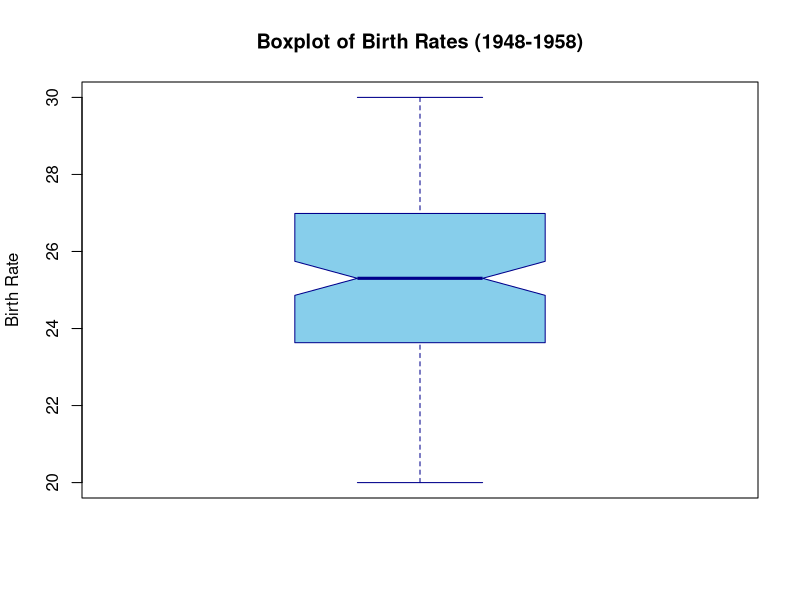
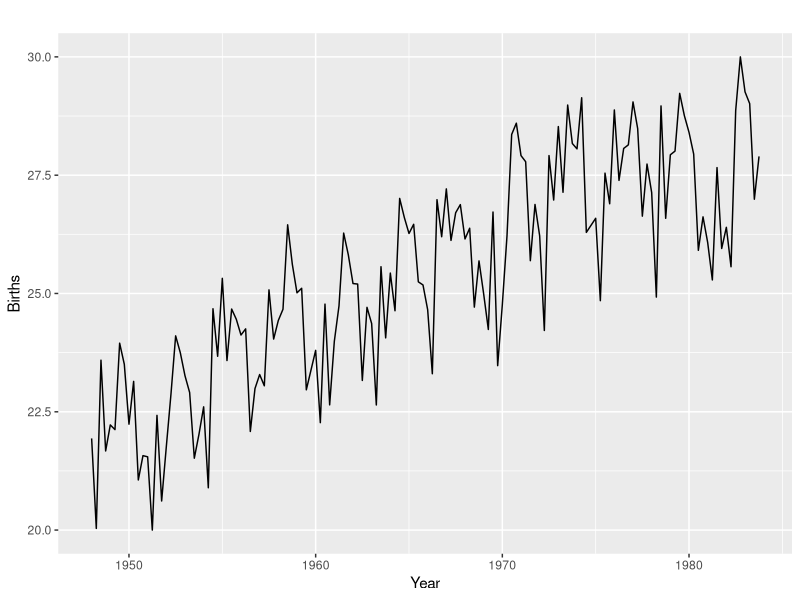
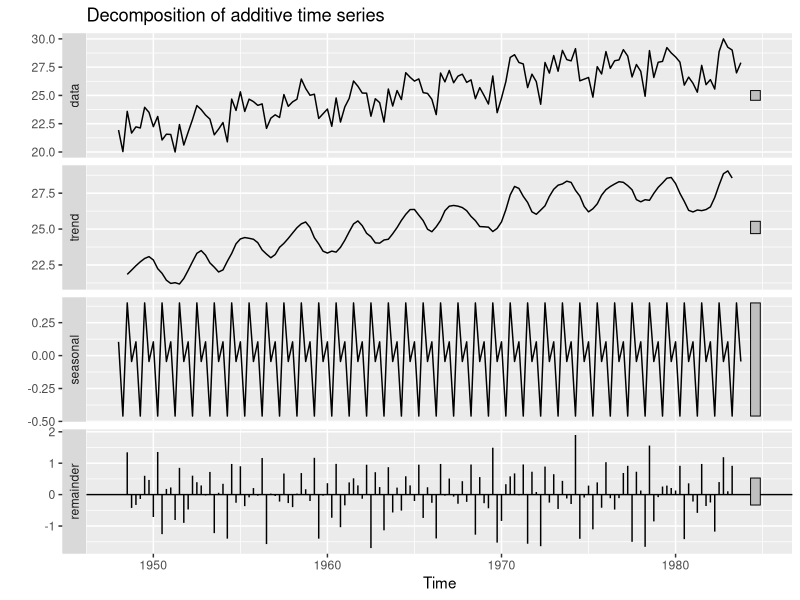
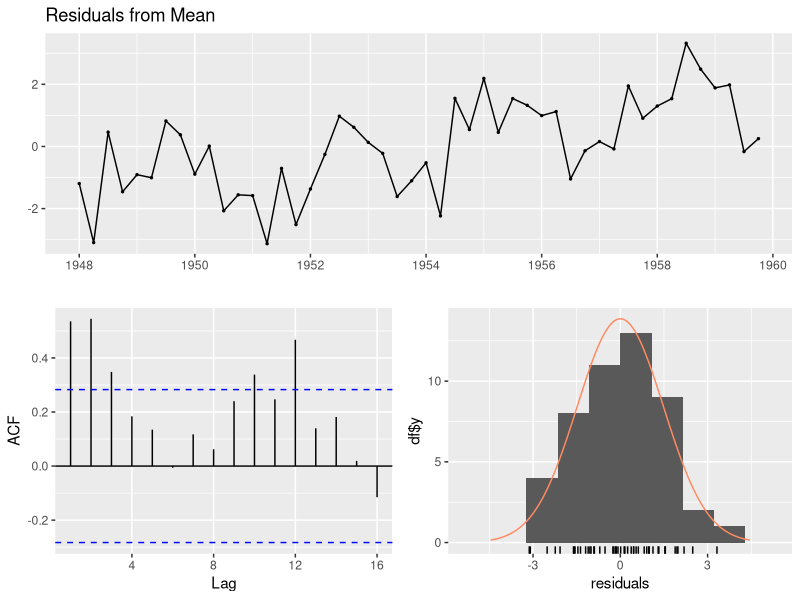
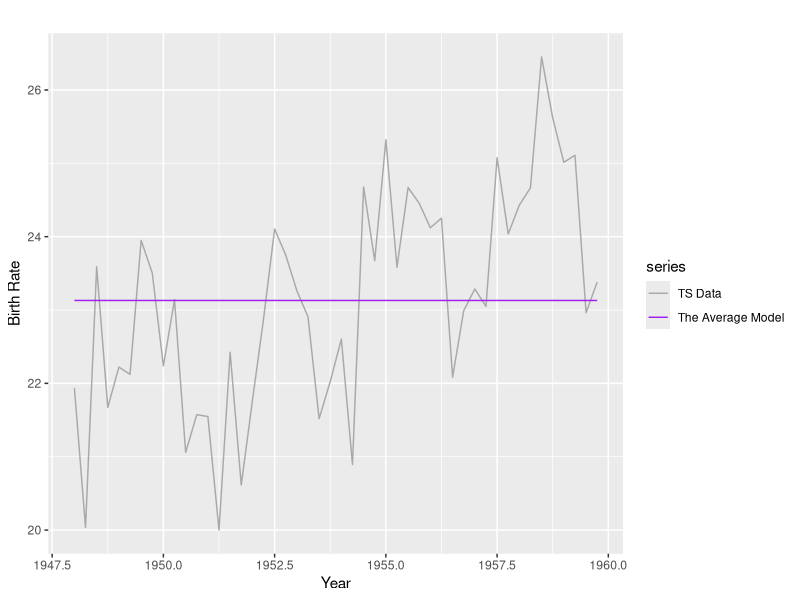
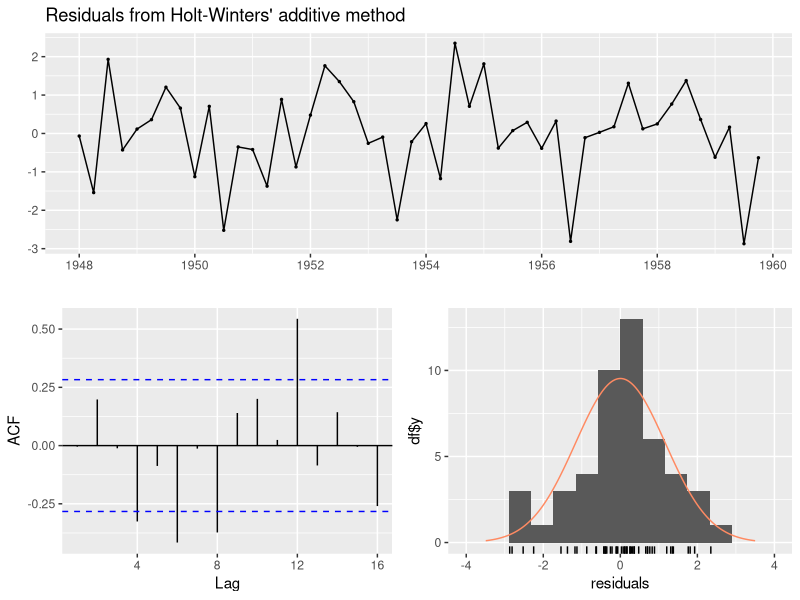
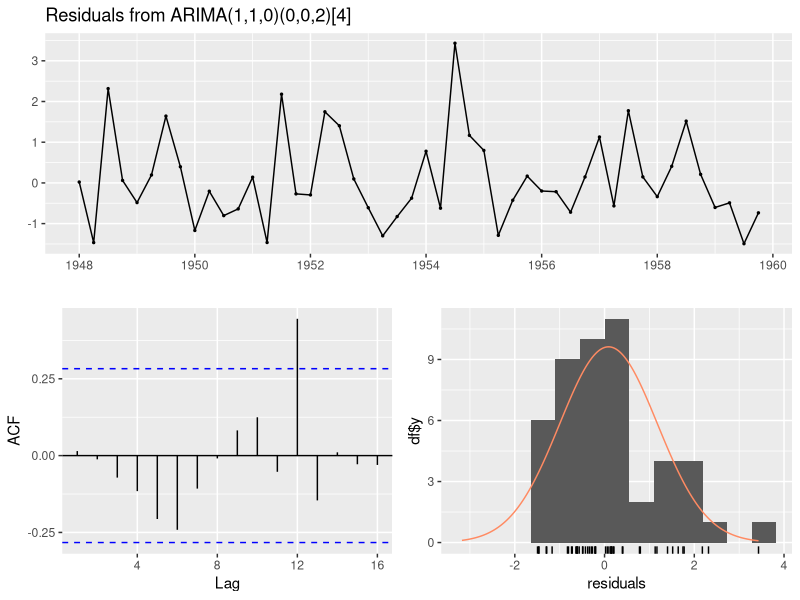
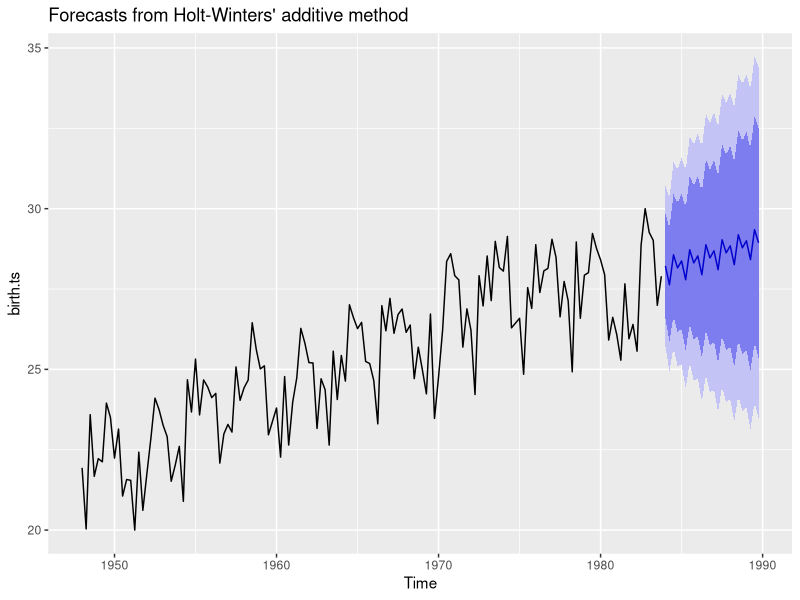

Write R code to recreate these figures, in order.
## ---- chunk 1
library(ggplot2)
library(knitr) # for rendering tables
library(zoo) # for na.approx
library(tseries) # for adf and kpss tests for stationary
library(forecast) # for models meanf, snaive, tslm, and more.
## ---- chunk 2
birth.df <- read.csv("nybirths.csv")
## ---- chunk 3
birth.df$birth_rate<-na.approx(birth.df$birth_rate)
## ---- chunk 4
boxplot(birth.df$birth_rate, 
        main = "Boxplot of Birth Rates (1948-1958)", 
        ylab = "Birth Rate", 
        col = "skyblue", 
        border = "darkblue", 
        notch = TRUE)

## ---- chunk 5
birth.ts <- ts(birth.df$birth_rate, frequency=4, start=c(1948,1))
## ---- chunk 6
autoplot(birth.ts) + ylab("Births") + xlab("Year")
## ---- chunk 7
birth.ts.comp <- decompose(birth.ts)
autoplot(birth.ts.comp)
## ---- chunk 8
adf.test(birth.ts)
kpss.test(birth.ts)
## ---- chunk 9
train.ts <- window(birth.ts, start=1948, end=c(1957,12))
test.ts <- window(birth.ts, start=1958)
## ---- chunk 10
avg.fit <- meanf(train.ts, 12)
## ---- chunk 11
checkresiduals(avg.fit)
## ---- chunk 12
train.comp <- decompose(train.ts)
birth.model.data <- cbind(train.comp$x, avg.fit$fitted)
autoplot(birth.model.data, facet = FALSE) +
  ylab("Birth Rate") + xlab("Year") +
  scale_color_manual(labels = c("TS Data", "The Average Model"),
                     values=c("darkgrey", "purple"))
## ---- chunk 13
avg.results <- accuracy(avg.fit, test.ts)
kable(avg.results[,2:3], caption='RMSE for the Average Model')
## ---- chunk 14
avg.fit.cv <- tsCV(birth.ts, forecastfunction=meanf, h=12)
# get the error vector from the fit matrix at horizon 12
err.vec <- avg.fit.cv[,12]
# calculate RMSE on the test data
avg.rmse.cv <- sqrt(mean(err.vec^2, na.rm=TRUE))
## ---- chunk 15
rwf.fit <- snaive(train.ts, 12)
rwf.results <- accuracy(rwf.fit, test.ts)
kable(rwf.results[,2:3], caption='RMSE for the Random Walk Model')
## ---- chunk 16
rwf.fit.cv <- tsCV(birth.ts, snaive, h=12)
err.vec <- rwf.fit.cv[,12]
#RMSE on the test data
rwf.rmse.cv <- sqrt(mean(err.vec^2, na.rm=TRUE))
## ---- chunk 17
hw.fit <- hw(train.ts, h=12)
## ---- chunk 18
checkresiduals(hw.fit)

## ---- chunk 19
hw.results <- accuracy(hw.fit, test.ts)
kable(hw.results[,2:3], caption='RMSE for the Holt Winters Model')
## ---- chunk 20
hwfxn <- function(x, h) {forecast(hw(x, h))}
hw.fit.cv <- tsCV(birth.ts, hwfxn, h=12)
err.vec <- hw.fit.cv[,12]
#RMSE on the cv
hw.rmse.cv <- sqrt(mean(err.vec^2, na.rm=TRUE))
## ---- chunk 21
arima.fit <- auto.arima(train.ts)
## ---- chunk 22
checkresiduals(arima.fit)

## ---- chunk 23
arima.test <- Arima(test.ts, order=c(2,0,0))
arima.results <- accuracy(arima.test)
kable(arima.results[,2:3], caption='RMSE for the ARIMA Model')
## ---- chunk 24
# pass those values in to Arima to use this model in cv
arimafxn <- function(x, h) {forecast(Arima(x, order=c(2,0,0)))}
arima.fit.cv <- tsCV(birth.ts, arimafxn, h=12)
err.vec <- arima.fit.cv[,12]
#RMSE on the cv
arima.rmse.cv <- sqrt(mean(err.vec^2, na.rm=TRUE))
## ---- chunk 25
# gather the RMSE on test data for all models
avg.rmse.test <- avg.results[2,2]
rwf.rmse.test <- rwf.results[2,2]
hw.rmse.cv <- hw.results[2,2]
arima.rmse.cv <- arima.results[1,2]
# create a matrix for kable to render
test.mat = matrix(c(avg.rmse.test,rwf.rmse.test, hw.rmse.cv, arima.rmse.cv), 
           nrow = 4,ncol = 1,)
rownames(test.mat) = c("avg", "rwf", "hw", "arima")
colnames(test.mat) = c("RMSE")

kable(test.mat, caption='Forecast RMSE on Test Data.')
## ---- chunk 26
# gather the RMSE on cv for all models
cv.err.data <- c(avg.rmse.cv,rwf.rmse.cv,hw.rmse.cv,arima.rmse.cv)

# create a matrix for kable to render
cv.mat = matrix(cv.err.data, 
           nrow = 4,ncol = 1,)
rownames(cv.mat) = c("avg", "rwf", "hw", "arima")
colnames(cv.mat) = c("RMSE")

kable(cv.mat, caption='Forecast RMSE on Cross Validation.')
## ---- chunk 27
hw.fit.all <- hw(birth.ts, h=24)
hw.forecasts <- forecast(hw.fit.all, h=24)
## ---- chunk 28
autoplot(hw.forecasts)
## ---- chunk 29
pcons.df<- read.csv("persconsumption.csv")
summary(pcons.df)
pcons.df<- pcons.df[,-1]
## ---- chunk 30
cons.all.ts <- ts(pcons.df, frequency=4, start=c(1970,1))
## ---- chunk 31
consumption.ts <- cons.all.ts[,1]
autoplot(consumption.ts) + ylab("% Change in Consumption") + xlab("Year")
## ---- chunk 32
adf.test(cons.all.ts[,5])
kpss.test(cons.all.ts[,5])
## ---- chunk 33
autoplot(cons.all.ts, facets = TRUE)
## ---- chunk 34
reg.train.ts = head(cons.all.ts, 148)
reg.test.ts = tail(cons.all.ts, 39)
## ---- chunk 35
reg.mod.simple <- tslm(formula = Consumption ~ Income, data = reg.train.ts)

reg.mod.multi <- tslm( Consumption ~ Income + Production + Unemployment + Savings,
  data = reg.train.ts)
## ---- chunk 36
summary(reg.mod.simple)
## ---- chunk 37
checkresiduals(reg.mod.simple)
## ---- chunk 38
# have to convert ts to data frame
test.df <- as.data.frame(reg.test.ts)
# obtain predictions
reg.mod.simple.pred <- forecast(reg.mod.simple, newdata=test.df)
reg.mod.multi.pred <- forecast(reg.mod.multi, newdata=test.df)
#RMSE: Root mean squared error and MAE: Mean absolute error
# simple reg model
rmse.simple<- sqrt(mean((reg.mod.simple.pred$mean-test.df$Consumption) ^2))
mae.simple<- mean(abs(reg.mod.simple.pred$mean-test.df$Consumption))
# multiple reg model
rmse.multi<- sqrt(mean((reg.mod.multi.pred$mean-test.df$Consumption) ^2))
mae.multi<- mean(abs(reg.mod.multi.pred$mean-test.df$Consumption))
## ---- chunk 39
# gather the RMSE and MAE on test data for both models
cv.err.data <- c(rmse.simple,mae.simple,rmse.multi,mae.multi)
# create a matrix for kable to render
cv.mat = matrix(cv.err.data, 
           nrow = 2,ncol = 2,)
rownames(cv.mat) = c("simple", "multi")
colnames(cv.mat) = c("RMSE", "MAE")

kable(cv.mat, caption='Forecast RMSE on Cross Validation for Regression Models.')
